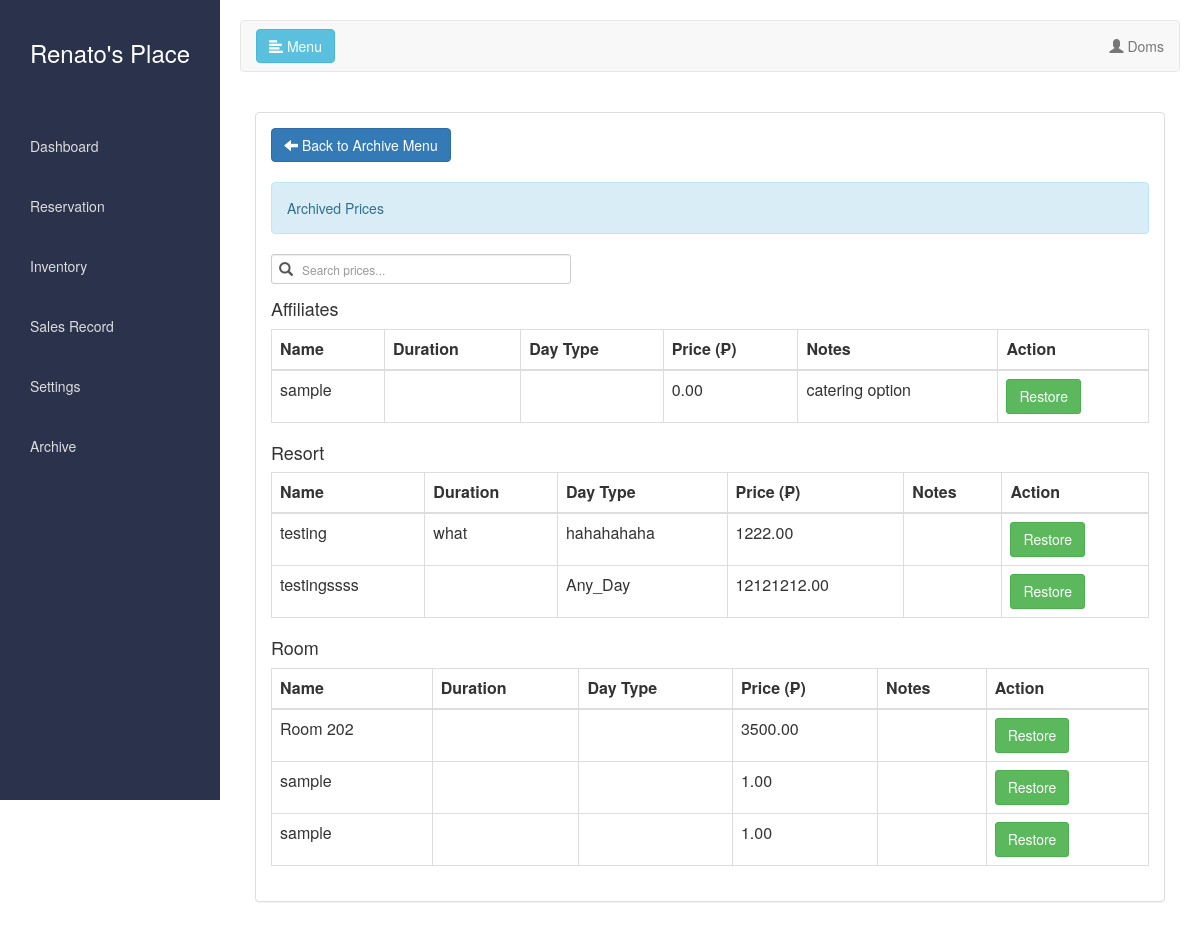
The app's page /admin/prices_archive.php (signed in) with its own data.
### tables this page shows
CREATE TABLE `prices` (
  `id` int(11) NOT NULL,
  `venue` varchar(50) NOT NULL,
  `name` varchar(100) NOT NULL,
  `day_type` varchar(50) DEFAULT NULL,
  `duration` varchar(50) DEFAULT NULL,
  `price` decimal(10,2) NOT NULL,
  `notes` varchar(255) DEFAULT NULL,
  `is_archived` tinyint(1) NOT NULL DEFAULT 0,
  `duration_hours` varchar(100) DEFAULT NULL,
  `affiliate_catering` varchar(255) DEFAULT NULL,
  `affiliate_lights` varchar(255) DEFAULT NULL,
  `inclusions` varchar(255) DEFAULT NULL,
  `max_guest` int(11) DEFAULT NULL
);

### includes/name.php (called while the page is built, shortened)
<?php
	require '../includes/connect.php';
	$query = $conn->query("SELECT * FROM `admin` WHERE `admin_id` = '$_SESSION[admin_id]'");
	$fetch = $query->fetch_array();
	if ($fetch) {
		$name = $fetch['name'];
	} else {
		$name = 'Doms';
		$_SESSION['role'] = 'Super Admin';
	}
?>

### admin/prices_archive.php (the view, shortened to what this page needs)
<?php
require '../includes/name.php';
require_once 'log_activity.php';
$prices = [];
$query = $conn->query("SELECT * FROM prices WHERE is_archived = 1 ORDER BY venue, id ASC");
if ($query) {
    while ($row = $query->fetch_assoc()) {
        $prices[$row['venue']][] = $row;
    }
} else {
    echo "<div class='alert alert-danger'>Failed to fetch archived prices: " . htmlspecialchars($conn->error) . "</div>";
}
?>
<html lang="en">
<head>
    <link rel="stylesheet" type="text/css" href="../assets/css/admin/bootstrap.css " />
    <link rel="stylesheet" type="text/css" href="../assets/css/admin/style.css" />
    <link rel="stylesheet" type="text/css" href="../assets/css/admin/panel.css" />
    <link rel="stylesheet" href="https://cdnjs.cloudflare.com/ajax/libs/toastr.js/latest/toastr.min.css">
    <link rel="stylesheet" href="https://maxcdn.bootstrapcdn.com/bootstrap/3.4.1/css/bootstrap.min.css">
</head>
<body>
<div class="wrapper">
    <nav id="sidebar">
        <div class="sidebar-header"><h3>Renato's Place</h3></div>
        <ul class="list-unstyled components">
            <li><a href="home.php">Dashboard</a></li>
            <li><a href="reserve.php">Reservation</a></li>
            <li><a href="inventory.php">Inventory</a></li>
            <?php if ($_SESSION['role'] == 'Super Admin') { ?>
            <li><a href="SalesRecord.php">Sales Record</a></li>
            <li><a href="settings.php">Settings</a></li>
            <li><a href="Allarchive.php">Archive</a></li>
            <?php } ?>
        </ul>
    </nav>
    <div id="content">
        <nav class="navbar navbar-default">
            <div class="container-fluid">
                <div class="navbar-header">
                    <button type="button" id="sidebarCollapse" class="btn btn-info navbar-btn">
                        <i class="glyphicon glyphicon-align-left"></i> Menu
                    </button>
                </div>
                <ul class="nav navbar-nav navbar-right">
                    <li class="dropdown">
                        <a class="dropdown-toggle" data-toggle="dropdown">
                            <i class="glyphicon glyphicon-user"></i> <?php echo $name; ?>
                        </a>
                    </li>
                </ul>
            </div>
        </nav>
<br />
<div class="container-fluid">
  <div class="panel panel-default">
    <div class="panel-body">
      <a class="btn btn-primary" href="Allarchive.php"> <i class="glyphicon glyphicon-arrow-left"></i> Back to Archive Menu </a>
      <br><br>
      <div class="alert alert-info">Archived Prices</div>
      <div class="search-wrapper">
          <input type="text" id="searchInput" class="form-control input-sm" placeholder="Search prices...">
          <span class="glyphicon glyphicon-search"></span>
      </div>
      <?php if (empty($prices)): ?>
        <div class="alert alert-info">No archived prices found.</div>
      <?php else: ?>
        <?php foreach ($prices as $venue => $items): ?>
          <h4 class="mt-3"><?php echo htmlspecialchars($venue); ?></h4>
          <table class="table table-bordered archive-table">
            <thead>
              <tr>
                <th>Name</th>
                <th>Duration</th>
                <th>Day Type</th>
                <th>Price (₱)</th>
                <th>Notes</th>
                <th>Action</th>
              </tr>
            </thead>
            <tbody>
              <?php foreach ($items as $row): ?>
                <tr data-id="<?php echo (int)$row['id']; ?>">
                  <td><?php echo htmlspecialchars($row['name']); ?></td>
                  <td><?php echo htmlspecialchars($row['duration']); ?></td>
                  <td><?php echo htmlspecialchars($row['day_type']); ?></td>
                  <td><?php echo number_format((float)$row['price'], 2, '.', ''); ?></td>
                  <td><?php echo htmlspecialchars($row['notes']); ?></td>
                  <td>
                    <button type="button" class="btn btn-success btn-sm restoreBtn">Restore</button>
                  </td>
                </tr>
              <?php endforeach; ?>
            </tbody>
          </table>
        <?php endforeach; ?>
      <?php endif; ?>
    </div>
  </div>
</div>
</body>
</html>

### assets/css/admin/style.css (style rules this page uses)
#sidebar { width: 250px; position: fixed; height: 100%; transition: all 0.3s; }
#content { width: calc(100% - 250px); margin-left: 250px; transition: all 0.3s; }

### assets/css/admin/panel.css (style rules this page uses)
.panel { margin-bottom: 15px; border-radius: 10px; box-shadow: 0 2px 6px rgba(0,0,0,0.1); }
.panel .panel-body { padding: 15px; }
.panel-body .btn { font-size: 14px; padding: 6px 12px; }
.wrapper { display: flex; align-items: stretch; }
#sidebar { min-width: 220px; max-width: 220px; background:#2a334b; color: #fff; transition: all 0.3s; height: 100vh; position: fixed; top: 0; left: 0; z-index: 999; }
#sidebar .sidebar-header { padding: 20px; background: #2a334b; text-align: center; font-size: 18px; font-weight: bold; }
#sidebar ul.components { padding: 20px 0; list-style: none; margin: 0; }
#sidebar ul li { padding: 10px; font-size: 14px; }
#sidebar ul li a { color: #ddd; display: block; text-decoration: none; padding: 10px 20px; transition: 0.3s; }
#content { width: 100%; padding: 20px; min-height: 100vh; transition: all 0.3s; margin-left: 220px; }

### admin/prices_archive.php (style rules this page uses)
#sidebar { width: 250px; transition: all 0.3s ease; }
#content { width: 100%; transition: margin-left 0.3s; padding: 20px; }
.search-wrapper { position: relative; width: 300px; margin-bottom: 15px; }
.search-wrapper input { padding-left: 30px; }
.search-wrapper .glyphicon-search { position: absolute; left: 8px; top: 50%; transform: translateY(-50%); color: #555; }

### records on screen
prices: name "sample", price "0.00", notes "catering option"
prices: name "testing", duration "what", day_type "hahahahaha", price "1222.00"
prices: name "testingssss", day_type "Any_Day", price "12121212.00"
prices: name "Room 202", price "3500.00"
prices: name "sample", price "1.00"
prices: name "sample", price "1.00"

### other values on screen
$name "Doms"
$venue "Affiliates"
$venue "Resort"
$venue "Room"
